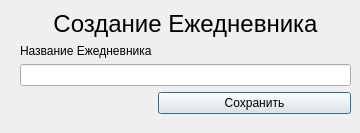
<?xml version="1.0" encoding="UTF-8"?>
<ui version="4.0">
 <class>AddNewDiary</class>
 <widget class="QDialog" name="AddNewDiary">
  <property name="geometry">
   <rect>
    <x>0</x>
    <y>0</y>
    <width>360</width>
    <height>133</height>
   </rect>
  </property>
  <property name="windowTitle">
   <string>Dialog</string>
  </property>
  <widget class="QWidget" name="">
   <property name="geometry">
    <rect>
     <x>20</x>
     <y>10</y>
     <width>331</width>
     <height>111</height>
    </rect>
   </property>
   <layout class="QFormLayout" name="formLayout">
    <item row="0" column="0" colspan="2">
     <widget class="QLabel" name="label_2">
      <property name="text">
       <string>&lt;html&gt;&lt;head/&gt;&lt;body&gt;&lt;p align=&quot;center&quot;&gt;&lt;span style=&quot; font-size:18pt;&quot;&gt;Создание Ежедневника&lt;/span&gt;&lt;/p&gt;&lt;/body&gt;&lt;/html&gt;</string>
      </property>
     </widget>
    </item>
    <item row="1" column="0">
     <widget class="QLabel" name="label">
      <property name="text">
       <string>Название Ежедневника</string>
      </property>
     </widget>
    </item>
    <item row="2" column="0" colspan="2">
     <widget class="QLineEdit" name="lineEdit"/>
    </item>
    <item row="3" column="1">
     <widget class="QPushButton" name="save_diary">
      <property name="text">
       <string>Сохранить</string>
      </property>
     </widget>
    </item>
   </layout>
  </widget>
 </widget>
 <resources/>
 <connections/>
</ui>
